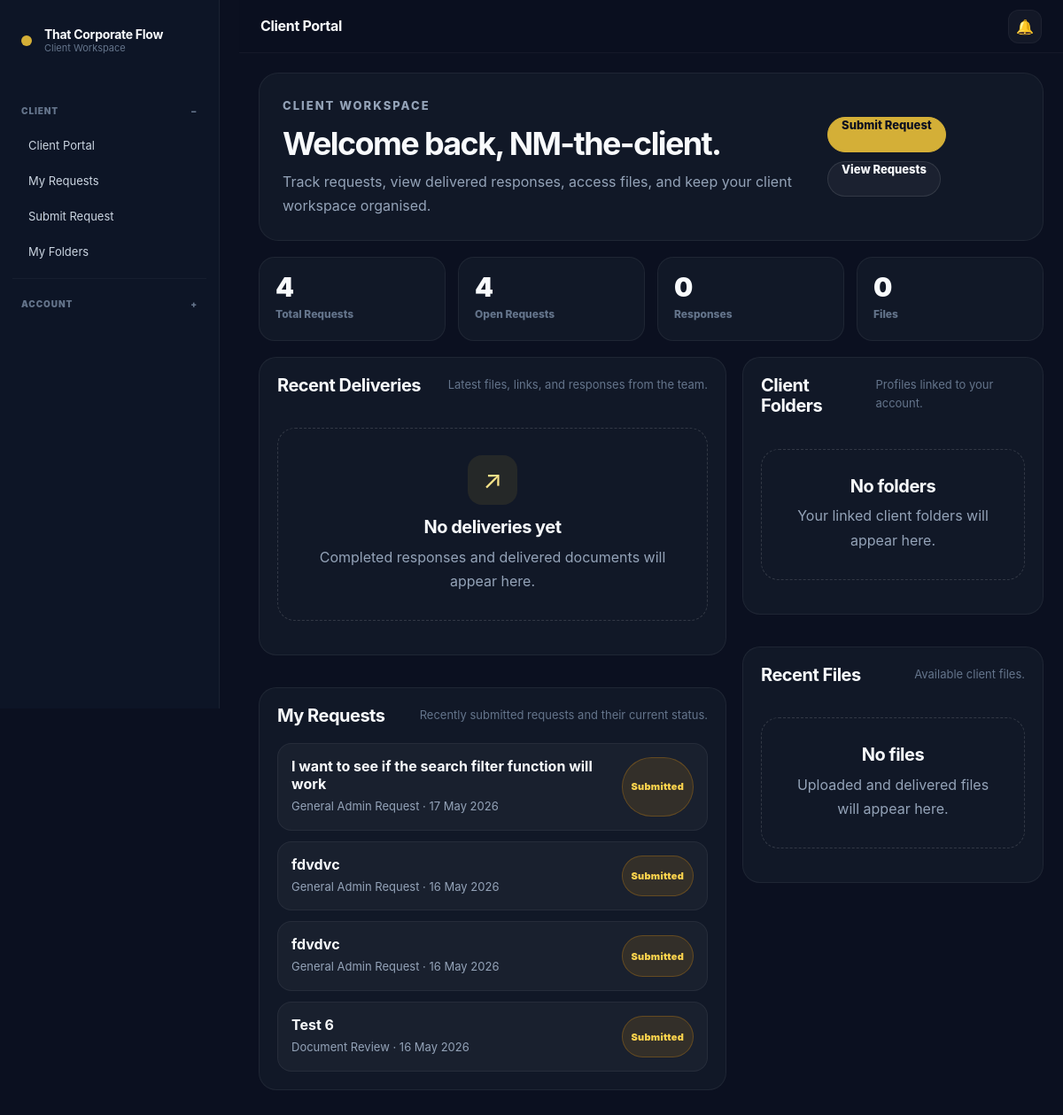
The app's page /clients/ (signed in) with its own data.
### accounts/models.py (models this page shows, shortened)
class CustomUser(AbstractUser):
    ROLE_CHOICES = [
        ('admin', 'Admin'),
        ('operations', 'Operations'),
        ('finance', 'Finance'),
        ('client', 'Client'),
        ('viewer', 'Viewer'),
    ]
    role = models.CharField(
        max_length=50,
        choices=ROLE_CHOICES,
        default='viewer'
    )
    company_name = models.CharField(
        max_length=255,
        blank=True
    )
    phone_number = models.CharField(
        max_length=50,
        blank=True
    )
    must_change_password = models.BooleanField(
        default=False
    )

### service_requests/models.py (models this page shows, shortened)
class ServiceRequest(models.Model):
    REQUEST_TYPES = [
        ('contract', 'New Contract Request'),
        ('invoice', 'Invoice Request'),
        ('quotation', 'Quotation Request'),
        ('report', 'Report Submission'),
        ('support', 'Support Request'),
        ('review', 'Document Review'),
        ('general', 'General Admin Request'),
    ]
    STATUS_CHOICES = [
        ('submitted', 'Submitted'),
        ('under_review', 'Under Review'),
        ('approved', 'Approved'),
        ('rejected', 'Rejected'),
        ('completed', 'Completed'),
    ]
    PRIORITY_LEVELS = [
        ('low', 'Low'),
        ('medium', 'Medium'),
        ('high', 'High'),
        ('urgent', 'Urgent'),
    ]
    submitted_by = models.ForeignKey(
        settings.AUTH_USER_MODEL,
        on_delete=models.CASCADE,
        related_name='submitted_requests'
    )
    assigned_to = models.ForeignKey(
        settings.AUTH_USER_MODEL,
        on_delete=models.SET_NULL,
        related_name='assigned_requests',
        blank=True,
        null=True
    )
    linked_folder = models.ForeignKey(
        'clients.ClientFolder',
        on_delete=models.SET_NULL,
        related_name='service_requests',
        blank=True,
        null=True
    )
    linked_file = models.ForeignKey(
        'clients.ClientFile',
        on_delete=models.SET_NULL,
        related_name='service_requests',
        blank=True,
        null=True
    )
    linked_document = models.ForeignKey(
        'documents.GeneratedDocument',
        on_delete=models.SET_NULL,
        related_name='service_requests',
        blank=True,
        null=True
    )
    title = models.CharField(max_length=255)
    request_type = models.CharField(
        max_length=50,
        choices=REQUEST_TYPES,
        default='general'
    )
    description = models.TextField()
    supporting_file = models.FileField(
        upload_to='request_uploads/',
        blank=True,
        null=True
    )
    status = models.CharField(
        max_length=50,
        choices=STATUS_CHOICES,
        default='submitted'
    )
    priority = models.CharField(
        max_length=20,
        choices=PRIORITY_LEVELS,
        default='medium'
    )
    due_date = models.DateField(
        blank=True,
        null=True
    )
    created_at = models.DateTimeField(default=timezone.now)
    updated_at = models.DateTimeField(auto_now=True)
    reviewed_at = models.DateTimeField(blank=True, null=True)
    reviewed_by = models.ForeignKey(
        settings.AUTH_USER_MODEL,
        on_delete=models.SET_NULL,
        related_name='reviewed_requests',
        blank=True,
        null=True
    )

### clients/views.py (the view)
# urls.py: path('', views.client_portal, name='client_portal'),
@login_required
def client_portal(request):
    from service_requests.models import ServiceRequest
    from service_requests.models import ServiceRequestResponse
    folders = ClientFolder.objects.filter(owner=request.user).order_by('-created_at')
    requests = ServiceRequest.objects.filter(
        submitted_by=request.user
    ).prefetch_related(
        'responses'
    ).order_by('-created_at')
    responses = ServiceRequestResponse.objects.filter(
        service_request__submitted_by=request.user
    ).select_related(
        'service_request',
        'responded_by',
        'last_downloaded_by',
        'confirmed_by',
    ).order_by('-responded_at')
    files = ClientFile.objects.filter(
        client_folder__owner=request.user
    ).select_related(
        'client_folder'
    ).order_by('-uploaded_at')
    stats = {
        'folders': folders.count(),
        'requests': requests.count(),
        'completed_requests': requests.filter(status='completed').count(),
        'open_requests': requests.exclude(status='completed').count(),
        'responses': responses.count(),
        'pending_confirmations': responses.filter(confirmation_status='pending').count(),
        'accepted_responses': responses.filter(confirmation_status='accepted').count(),
        'files': files.count(),
    }
    return render(request, 'clients/client_portal.html', {
        'folders': folders[:6],
        'requests': requests[:8],
        'responses': responses[:8],
        'files': files[:8],
        'stats': stats,
    })

### notifications/context_processors.py (called while the page is built)
def unread_notifications(request):
    if request.user.is_authenticated:
        count = request.user.notifications.filter(is_read=False).count()
    else:
        count = 0
    return {
        'unread_notification_count': count,
    }

### templates/clients/client_portal.html (shortened to what this page needs)
﻿{% extends 'base.html' %}
{% block page_title %}
Client Portal
{% endblock %}
{% block content %}
<section class='client-clean-hero'>
    <div>
        <p class='eyebrow'>Client Workspace</p>
        <h2>Welcome back, {{ user.username }}.</h2>
        <p>
            Track requests, view delivered responses, access files,
            and keep your client workspace organised.
        </p>
    </div>
    <div class='client-clean-actions'>
        <a class='btn primary' href='{% url "create_request" %}'>Submit Request</a>
        <a class='btn secondary' href='{% url "request_list" %}'>View Requests</a>
    </div>
</section>
<section class='client-kpi-grid'>
    <div class='client-kpi-card'>
        <span>{{ stats.requests }}</span>
        <p>Total Requests</p>
    </div>
    <div class='client-kpi-card'>
        <span>{{ stats.open_requests }}</span>
        <p>Open Requests</p>
    </div>
    <div class='client-kpi-card'>
        <span>{{ stats.responses }}</span>
        <p>Responses</p>
    </div>
    <div class='client-kpi-card'>
        <span>{{ stats.files }}</span>
        <p>Files</p>
    </div>
</section>
<section class='client-clean-layout'>
    <div class='client-clean-main'>
        <section class='client-clean-panel'>
            <div class='panel-header'>
                <h3>Recent Deliveries</h3>
                <p>Latest files, links, and responses from the team.</p>
            </div>
            <div class='client-list'>
                {% for response in responses %}
                    <div class='client-list-item'>
                        <div>
                            <strong>{{ response.service_request.title }}</strong>
                            <p>{{ response.response_message|default:'Response submitted.'|truncatechars:150 }}</p>
                            <div class='client-meta-row'>
                                <span>{{ response.responded_at|date:'d M Y H:i' }}</span>
                                <span class='confirmation-badge confirmation-{{ response.confirmation_status }}'>
                                    {{ response.get_confirmation_status_display }}
                                </span>
                            </div>
                        </div>
                        <div class='client-item-actions'>
                            <a class='mini-btn' href='{% url "request_detail" response.service_request.id %}'>Open</a>
                            {% if response.response_attachment %}
                                <a class='mini-btn' href='{{ response.response_attachment.url }}' target='_blank'>File</a>
                            {% endif %}
                            {% if response.response_link %}
                                <a class='mini-btn' href='{{ response.response_link }}' target='_blank'>Link</a>
                            {% endif %}
                        </div>
                    </div>
                {% empty %}
                    <div class='clean-empty-state'>
                        <div class='empty-icon'>↗</div>
                        <h3>No deliveries yet</h3>
                        <p>Completed responses and delivered documents will appear here.</p>
                    </div>
                {% endfor %}
            </div>
        </section>
        <section class='client-clean-panel'>
            <div class='panel-header'>
                <h3>My Requests</h3>
                <p>Recently submitted requests and their current status.</p>
            </div>
            <div class='client-list'>
                {% for request_item in requests %}
                    <a class='client-list-link' href='{% url "request_detail" request_item.id %}'>
                        <div>
                            <strong>{{ request_item.title }}</strong>
                            <p>{{ request_item.get_request_type_display }} · {{ request_item.created_at|date:'d M Y' }}</p>
                        </div>
                        <span class='status-pill status-{{ request_item.status }}'>
                            {{ request_item.get_status_display }}
                        </span>
                    </a>
                {% endfor %}
            </div>
        </section>
    </div>
    <aside class='client-clean-side'>
        <section class='client-clean-panel'>
            <div class='panel-header'>
                <h3>Client Folders</h3>
                <p>Profiles linked to your account.</p>
            </div>
            <div class='client-mini-list'>
                {% for folder in folders %}
                    <a href='{% url "client_profile" folder.id %}'>
                        <strong>{{ folder.client_name }}</strong>
                        <span>{{ folder.client_email|default:'No email' }}</span>
                    </a>
                {% empty %}
                    <div class='clean-empty-state compact-empty'>
                        <h3>No folders</h3>
                        <p>Your linked client folders will appear here.</p>
                    </div>
                {% endfor %}
            </div>
        </section>
        <section class='client-clean-panel'>
            <div class='panel-header'>
                <h3>Recent Files</h3>
                <p>Available client files.</p>
            </div>
            <div class='client-mini-list'>
                {% for file in files %}
                    <a href='{% url "preview_client_file" file.id %}'>
                        <strong>{{ file.title }}</strong>
                        <span>{{ file.client_folder.client_name }} · {{ file.get_status_display }}</span>
                    </a>
                {% empty %}
                    <div class='clean-empty-state compact-empty'>
                        <h3>No files</h3>
                        <p>Uploaded and delivered files will appear here.</p>
                    </div>
                {% endfor %}
            </div>
        </section>
    </aside>
</section>
{% endblock %}

### static/css/final_cleanup.css (style rules this page uses)
body { background: var(--bg); color: var(--text); }
h2 { font-size: clamp(28px, 3vw, 44px) !important; line-height: 1.08 !important; letter-spacing: -0.04em !important; font-weight: 750 !important; }
h3 { font-size: clamp(20px, 2vw, 28px) !important; line-height: 1.2 !important; letter-spacing: -0.025em !important; }
p { line-height: 1.72; }
.empty-state, .empty-panel, .compact-empty, .table-empty-state, .clean-empty-state { padding: 38px; border-radius: 24px; background: var(--panel); border: 1px dashed var(--border-soft); text-align: center; margin: 18px 0; }
.empty-state h3, .empty-panel h3, .compact-empty h3, .table-empty-state h3, .clean-empty-state h3 { margin: 0 0 10px; color: var(--text); font-size: 24px !important; letter-spacing: -0.03em; }
.empty-state p, .empty-panel p, .compact-empty p, .table-empty-state p, .clean-empty-state p { margin: 0 auto; color: var(--muted); line-height: 1.7; max-width: 620px; }
.empty-icon { width: 70px; height: 70px; margin: 0 auto 18px; border-radius: 20px; display: grid; place-items: center; background: rgba(255,255,255,0.04); color: var(--gold); font-size: 28px; }
.btn, .mini-btn, .public-btn, .slack-btn { box-shadow: none !important; }
.btn.primary, .public-btn.primary, .slack-btn.primary { background: var(--gold) !important; color: #0a0f1c !important; border-color: var(--gold) !important; }
.btn.secondary, .public-btn.secondary, .slack-btn.secondary { background: rgba(255,255,255,0.04) !important; color: var(--text) !important; border-color: rgba(255,255,255,0.12) !important; }

### records on screen
CustomUser: username "NM-the-client"
ServiceRequest: title "I want to see if the search filter function will work", request_type "General Admin Request", created_at "17 May 2026", status "Submitted"
ServiceRequest: title "fdvdvc", request_type "General Admin Request", created_at "16 May 2026", status "Submitted"
ServiceRequest: title "fdvdvc", request_type "General Admin Request", created_at "16 May 2026", status "Submitted"
ServiceRequest: title "Test 6", request_type "Document Review", created_at "16 May 2026", status "Submitted"

### other values on screen
{{ stats.requests }} "4"
{{ stats.open_requests }} "4"
{{ stats.responses }} "0"
{{ stats.files }} "0"
